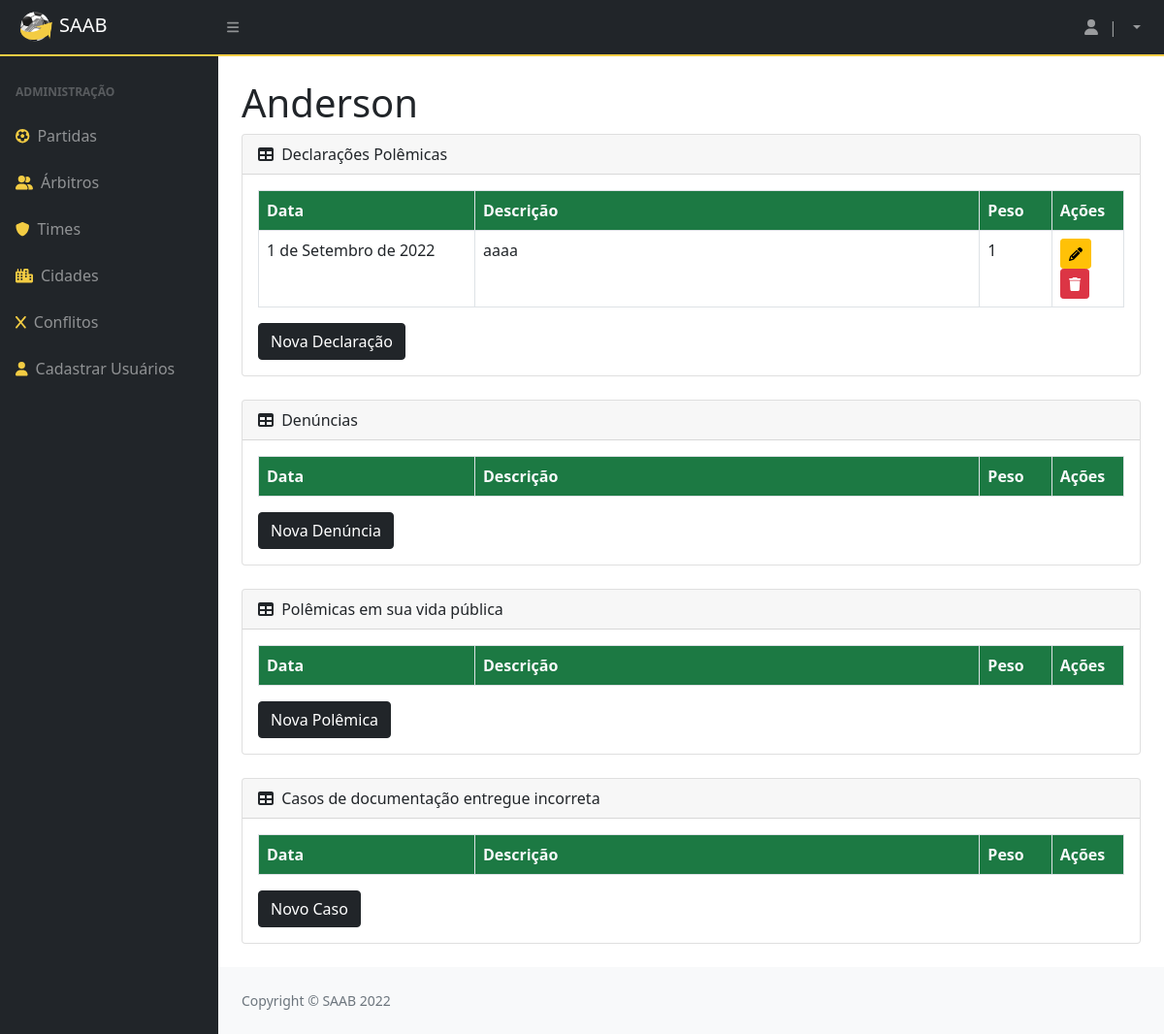
/InfoAdicionais/1, run on the app's committed database.
### privado/models.py (models this page shows)
class Arbitro(models.Model):
    codigo = models.AutoField(primary_key=True)
    datanasc = models.DateField()
    cidade = models.ForeignKey(Cidade, on_delete=models.CASCADE)
    nome = models.CharField(max_length=100)
    formafisica = models.BooleanField()
    def __str__(self):
        return (self.nome)

class DeclaracaoArbitro(models.Model):
    codigo = models.AutoField(primary_key=True)
    arbitro = models.ForeignKey(Arbitro, on_delete=models.CASCADE)
    descricao = models.TextField(max_length=260)
    data = models.DateField()
    peso = models.IntegerField()

### privado/views.py (the view)
# urls.py: path('InfoAdicionais/<int:id>', InfoAdicionais, name="url_InfoAdicionais"),
@has_permission_decorator('mexer_no_sistema')
def InfoAdicionais (request, id):
    arbi = Arbitro.objects.get(pk=id)
    Decla = DeclaracaoArbitro.objects.filter(arbitro=id)
    Denun = DenunciaArbitro.objects.filter(arbitro=id)
    VidaPub = VidapubliArbitro.objects.filter(arbitro=id)
    Doc = DocumentoArbitro.objects.filter(arbitro=id)
    context = {
        'arbitro': arbi,
        'Decla': Decla,
        'Denun': Denun,
        'VidaPub': VidaPub,
        'Doc': Doc
    }
    return render(request, "SAAB/InfoAdicionais.html", context)

### privado/templates/SAAB/InfoAdicionais.html (shortened to what this page needs)
{% extends 'SAAB/layout.html' %}
{% block conteudo %}
{% load static %}
<!DOCTYPE html>
<html lang="en">
<head>
</head>
<body>
    <h1 class="mt-4">{{ arbitro }}</h1>
    <div class="card mb-4">
        <div class="card-header">
            <i class="fas fa-table me-1"></i>
            Declarações Polêmicas
        </div>
        <div class="card-body">
            <table class="table table-bordered">
                <thead>
                    <tr>
                        <th class="col-3">Data</th>
                        <th>Descrição</th>
                        <th class="col-1">Peso</th>
                        <th class="col-1">Ações</th>
                    </tr>
                </thead>
                {% for i in Decla %}
                <tr>
                    <td>{{ i.data }}</td>
                    <td>{{ i.descricao }}</td>
                    <td>{{ i.peso }}</td>
                    <td>
                        <a href="{% url 'url_updateDeclaPolemica' arbitro.codigo i.codigo %}"><button
                                class="btn btn-warning btn-sm"><i class="fas fa-pencil"></i></button></a>
                        <a href="{% url 'url_deleteDeclaPolemica' arbitro.codigo i.codigo %}"><button
                                class="btn btn-danger btn-sm"><i class="fas fa-trash"></i></button></a>
                    </td>
                </tr>
                {% endfor %}
            </table>
            <a href="{% url 'url_declaPolemicas' arbitro.codigo %}"><button class="btn btn-dark">Nova
                    Declaração</button></a>
        </div>
    </div>
    <div class="card mb-4">
        <div class="card-header">
            <i class="fas fa-table me-1"></i>
            Denúncias
        </div>
        <div class="card-body">
            <table class="table table-bordered">
                <thead>
                    <tr>
                        <th class="col-3">Data</th>
                        <th>Descrição</th>
                        <th class="col-1">Peso</th>
                        <th class="col-1">Ações</th>
                    </tr>
                </thead>
            </table>
            <a href="{% url 'url_denuncias' arbitro.codigo %}"><button class="btn btn-dark">Nova
                    Denúncia</button></a>
        </div>
    </div>
    <div class="card mb-4">
        <div class="card-header">
            <i class="fas fa-table me-1"></i>
            Polêmicas em sua vida pública
        </div>
        <div class="card-body">
            <table class="table table-bordered">
                <thead>
                    <tr>
                        <th class="col-3">Data</th>
                        <th>Descrição</th>
                        <th class="col-1">Peso</th>
                        <th class="col-1">Ações</th>
                    </tr>
                </thead>
            </table>
            <a href="{% url 'url_polemicasvp' arbitro.codigo %}"><button class="btn btn-dark">Nova
                    Polêmica</button></a>
        </div>
    </div>
    <div class="card mb-4">
        <div class="card-header">
            <i class="fas fa-table me-1"></i>
            Casos de documentação entregue incorreta
        </div>
        <div class="card-body">
            <table class="table table-bordered">
                <thead>
                    <tr>
                        <th class="col-3">Data</th>
                        <th>Descrição</th>
                        <th class="col-1">Peso</th>
                        <th class="col-1">Ações</th>
                    </tr>
                </thead>
            </table>
            <a href="{% url 'url_papelada' arbitro.codigo %}"><button class="btn btn-dark">Novo Caso</button></a>
        </div>
    </div>
</body>
</html>
{% endblock %}

### data on the page
Arbitro: nome "Anderson"
DeclaracaoArbitro: data "1 de Setembro de 2022", descricao "aaaa", peso "1"
